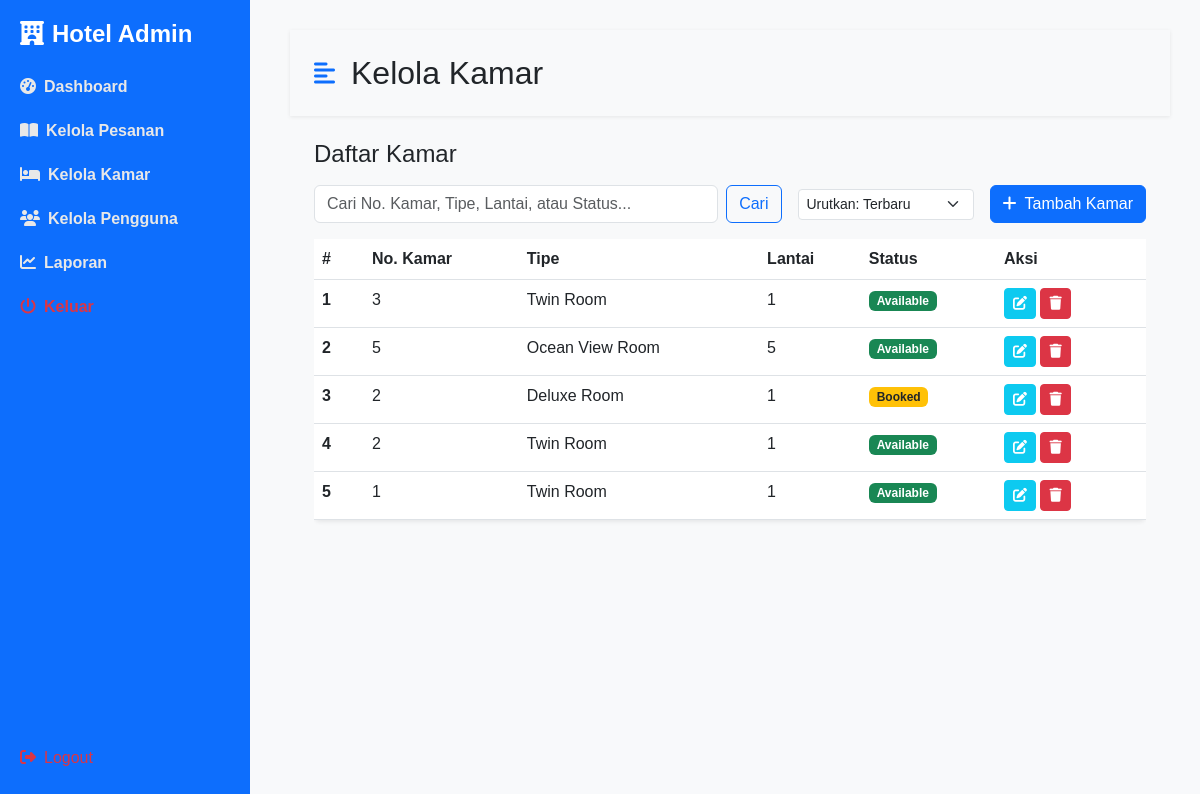
Before: /admin/kelola_kamar.php (signed in) with the older database file.
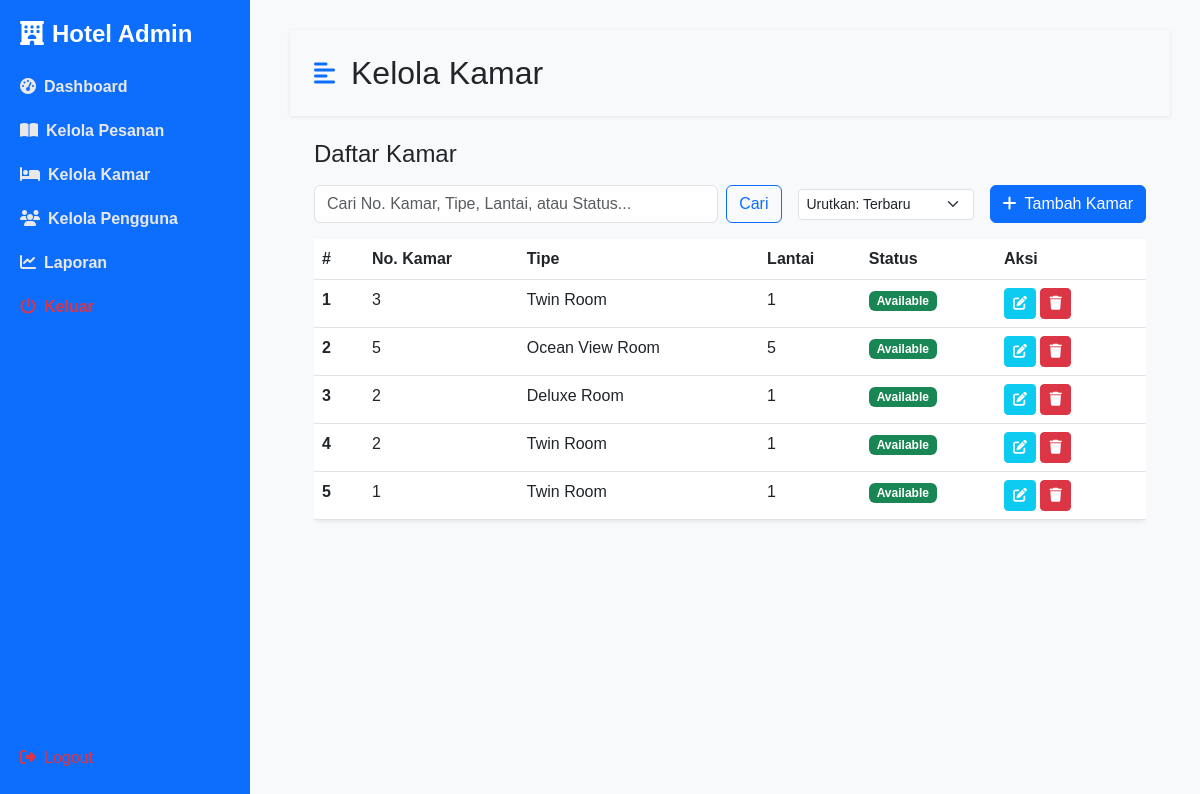
After: the same page with the newer database file.
### tables this page shows
CREATE TABLE `rooms` (
  `id` int NOT NULL,
  `image` varchar(100) NOT NULL,
  `room_number` varchar(10) NOT NULL,
  `room_type_id` int NOT NULL,
  `floor` int NOT NULL,
  `status` enum('available','maintenance','booked') DEFAULT 'available',
  `created_at` datetime DEFAULT CURRENT_TIMESTAMP
);

CREATE TABLE `room_types` (
  `id` int NOT NULL,
  `name` varchar(100) NOT NULL,
  `description` text,
  `price_per_night` decimal(10,2) NOT NULL,
  `capacity` int NOT NULL,
  `facilities` text,
  `created_at` datetime DEFAULT CURRENT_TIMESTAMP
);

### admin/kelola_kamar.php (the view, shortened to what the changed rows need)
<?php
include '../koneksi.php';
$sort_by = $_GET['sort'] ?? 'latest';
$order_clause = "";
$params = [];
$param_types = '';
switch ($sort_by) {
    case 'latest':
    default:
        $order_clause = "ORDER BY r.id DESC";
        break;
}
$query = "
    SELECT r.*, rt.name as room_type_name
    FROM rooms r
    JOIN room_types rt ON r.room_type_id = rt.id
";
$query .= " " . $order_clause;
if (!empty($params)) {
    $stmt = $koneksi->prepare($query);
    $ref_params = array();
    $ref_params[] = &$param_types;
    foreach($params as $key => $value) {
        $ref_params[] = &$params[$key];
    }
    call_user_func_array([$stmt, 'bind_param'], $ref_params);
    $stmt->execute();
    $rooms_result = $stmt->get_result();
    $rooms = $rooms_result->fetch_all(MYSQLI_ASSOC);
    $stmt->close();
} else {
    $rooms_result = $koneksi->query($query);
    $rooms = $rooms_result->fetch_all(MYSQLI_ASSOC);
}
?>
<!DOCTYPE html>
<html lang="id">
<head>
    <link href="https://cdn.jsdelivr.net/npm/bootstrap@5.3.0/dist/css/bootstrap.min.css" rel="stylesheet">
    <link rel="stylesheet" href="https://cdnjs.cloudflare.com/ajax/libs/font-awesome/6.4.0/css/all.min.css">
    <link rel="stylesheet" href="../assets/css/admin-style.css">
</head>
<body>
    <div class="d-flex" id="wrapper">
        <div id="page-content-wrapper" class="content">
            <nav class="navbar navbar-expand-lg navbar-light bg-transparent py-4 px-4">
                <div class="d-flex align-items-center">
                    <h2 class="fs-2 m-0">Kelola Kamar</h2>
                </div>
            </nav>
            <div class="container-fluid px-4">
                <div class="row my-4">
                    <div class="col-md-12">
                        <div class="table-responsive">
                            <table class="table bg-white rounded shadow-sm table-hover">
                                <thead>
                                    <tr>
                                        <th scope="col" width="50">#</th>
                                        <th scope="col">No. Kamar</th>
                                        <th scope="col">Tipe</th>
                                        <th scope="col">Lantai</th>
                                        <th scope="col">Status</th>
                                        <th scope="col" width="150">Aksi</th>
                                    </tr>
                                </thead>
                                <tbody>
                                    <?php if (!empty($rooms)): ?>
                                        <?php $no = 1; foreach ($rooms as $room): ?>
                                            <tr>
                                                <th scope="row"><?= $no++ ?></th>
                                                <td><?= htmlspecialchars($room['room_number']) ?></td>
                                                <td><?= htmlspecialchars($room['room_type_name']) ?></td>
                                                <td><?= htmlspecialchars($room['floor']) ?></td>
                                                <td>
                                                    <?php
                                                        $status_class = match($room['status']) {
                                                            'available' => 'badge bg-success',
                                                            'booked' => 'badge bg-warning text-dark',
                                                            'maintenance' => 'badge bg-danger',
                                                            default => 'badge bg-secondary',
                                                        };
                                                        echo "<span class='{$status_class}'>" . ucfirst(htmlspecialchars($room['status'])) . "</span>";
                                                    ?>
                                                </td>
                                                <td>
                                                    <button type="button" class="btn btn-sm btn-info text-white edit-btn"
                                                            data-bs-toggle="modal" data-bs-target="#editRoomModal"
                                                            data-id="<?= $room['id'] ?>"
                                                            data-number="<?= htmlspecialchars($room['room_number']) ?>"
                                                            data-type-id="<?= $room['room_type_id'] ?>"
                                                            data-floor="<?= $room['floor'] ?>"
                                                            data-status="<?= $room['status'] ?>"
                                                            data-image="<?= htmlspecialchars($room['image']) ?>">
                                                        <i class="fas fa-edit"></i>
                                                    </button>
                                                    <a href="kelola_kamar.php?delete_id=<?= $room['id'] ?>" class="btn btn-sm btn-danger" onclick="return confirm('Yakin ingin menghapus kamar ini?');">
                                                        <i class="fas fa-trash"></i>
                                                    </a>
                                                </td>
                                            </tr>
                                        <?php endforeach; ?>
                                    <?php else: ?>
                                        <tr>
                                            <td colspan="6" class="text-center">Tidak ada kamar yang ditemukan.</td>
                                        </tr>
                                    <?php endif; ?>
                                </tbody>
                            </table>
                        </div>
                    </div>
                </div>
            </div>
        </div>
    </div>
</body>
</html>

Changed rows visible on the page:
changed rooms "Deluxe Room": status "Booked" → "Available"
